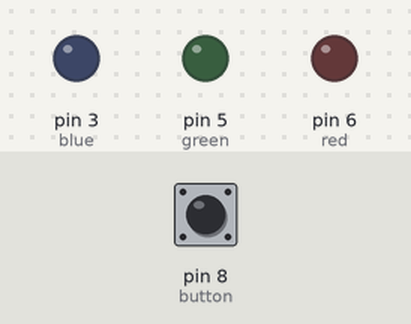
Simulated run of this sketch. Board: Arduino Uno, built with avr-gcc and run on an emulated ATmega328P. Shown: output pins drawn as LEDs (lit = HIGH). Dashed ring = blinking. The test bench sets the inputs (shaded band); at power-on: pin 8 (button) HIGH.

Above: at 1.2 s.
1.3 s: pin 8 (button) pulled LOW for 0.15 s
At 1.45 s:
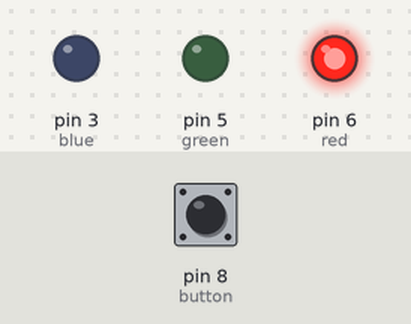
3.2 s: pin 8 (button) pulled LOW for 3.2 s
At 3.45 s:
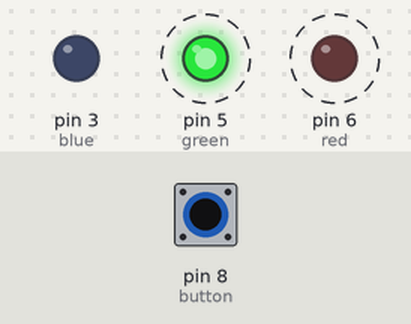
At 3.95 s:
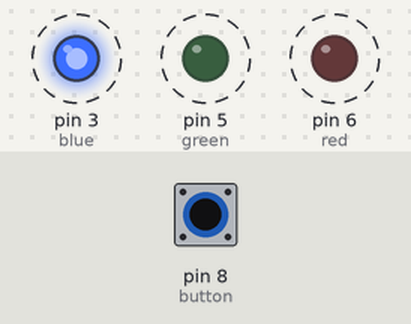
Timing chart, 0 to 7.9 s (numbered marks = the images above; inputs shaded):
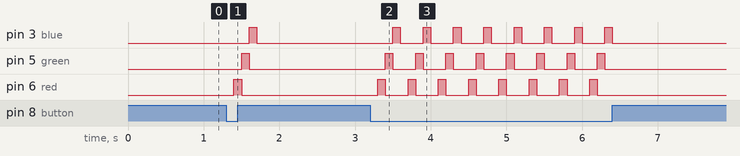

Measured:
- after the input at 1.3 s, pin 3 (blue): LOW → HIGH after 0.30 s, → LOW 0.10 s later; pin 5 (green): LOW → HIGH after 0.20 s, → LOW 0.10 s later; pin 6 (red): LOW → HIGH after 0.10 s, → LOW 0.10 s later
- after the input at 3.2 s, pin 3 (blue): alternates HIGH for 0.10 s and LOW for 0.30 s, 16 changes in all, then stays LOW, starting after 0.30 s; pin 5 (green): alternates HIGH for 0.10 s and LOW for 0.30 s, 16 changes in all, then stays LOW, starting after 0.20 s

The sketch:

sketch_oct14a.ino
```cpp
int red = 6; //assigning variables for the pins
int green = 5;
int blue = 3;
int button = 8;
int mode = 0; //Low Oxygen = 0, Normal = 1, High = 2

void setup() {
  // put your setup code here, to run once:
  pinMode(button, INPUT_PULLUP); //setting button pin to INPUT_PULLUP
  pinMode(red, OUTPUT); //setting red, green, blue pins to output
  pinMode(green, OUTPUT);
  pinMode(blue, OUTPUT);
  digitalWrite(red, LOW); //starting the loop with red LED on, or oxygen low
  digitalWrite(green, LOW); //starting the loop with all other LEDs off
  digitalWrite(blue, LOW);

}

void loop() {
  // put your main code here, to run repeatedly:
  if(digitalRead(button)==LOW){ //if statement for when the button is pressed
    delay(100);
    digitalWrite(red, HIGH); //turn red led on and everything else off
    digitalWrite(green, LOW);
    digitalWrite(blue, LOW);
    delay(100);
    digitalWrite(red, LOW);
    digitalWrite(green, HIGH); //turn green led on and everything else off
    digitalWrite(blue, LOW);
    delay(100);
    digitalWrite(red, LOW);
    digitalWrite(green, LOW);
    digitalWrite(blue, HIGH); //turn blue led on and everything else off
    delay(100);
    digitalWrite(red, LOW);
    digitalWrite(green, LOW);
    digitalWrite(blue, LOW); //turn blue led on and everything else off
  }
}
```
